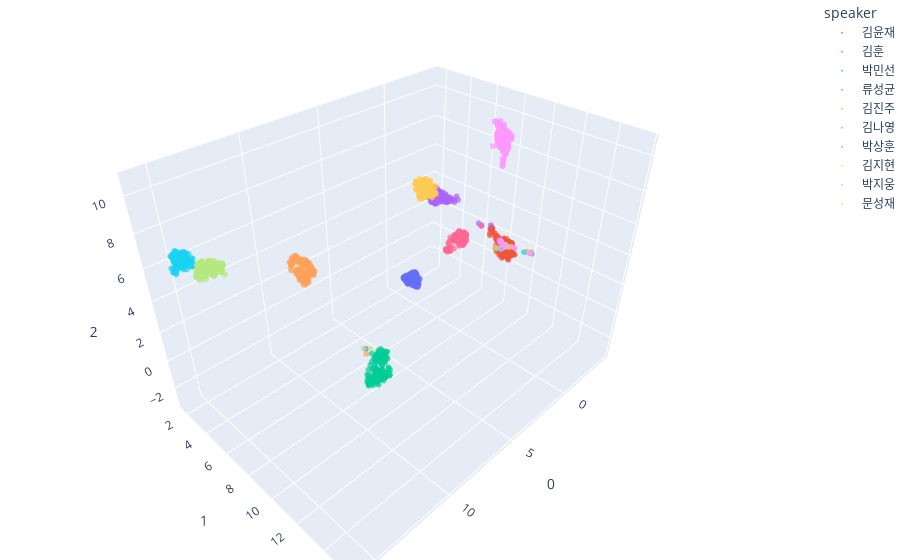

Notebook source saved alongside this figure:
### Code cell
features = df.loc[:, [0,1,2]]
umap_3d = UMAP(n_neighbors=30, min_dist=0.2, n_components=3) # **kwargs
proj_3d = umap_3d.fit_transform(features)

fig_3d = px.scatter_3d(
    projs, x=0,y=1,z=2,
    color=df.speaker, labels={'color': 'speaker'}, opacity=0.7)
fig_3d.update_traces(marker_size=2) 
fig_3d.update_layout(margin=dict(l=0, r=0, b=0, t=0)) # fig_3d.show()

### Figure 1 — Plotly figure (JSON) as saved in the notebook; plotly's stock layout.template omitted (floating-point values rounded to 4 significant figures; data arrays with more than 128 entries replaced by an {"elided": "..."} marker saying what was removed)
{"data": [{"hovertemplate": "speaker=김윤재<br>0=%{x}<br>1=%{y}<br>2=%{z}<extra></extra>", "legendgroup": "김윤재", "marker": {"color": "#636efa", "opacity": 0.7, "size": 2, "symbol": "circle"}, "mode": "markers", "name": "김윤재", "scene": "scene", "showlegend": true, "type": "scatter3d", "x": {"elided": "152 float values"}, "y": {"elided": "152 float values"}, "z": {"elided": "152 float values"}}, {"hovertemplate": "speaker=김훈<br>0=%{x}<br>1=%{y}<br>2=%{z}<extra></extra>", "legendgroup": "김훈", "marker": {"color": "#EF553B", "opacity": 0.7, "size": 2, "symbol": "circle"}, "mode": "markers", "name": "김훈", "scene": "scene", "showlegend": true, "type": "scatter3d", "x": {"elided": "183 float values"}, "y": {"elided": "183 float values"}, "z": {"elided": "183 float values"}}, {"hovertemplate": "speaker=박민선<br>0=%{x}<br>1=%{y}<br>2=%{z}<extra></extra>", "legendgroup": "박민선", "marker": {"color": "#00cc96", "opacity": 0.7, "size": 2, "symbol": "circle"}, "mode": "markers", "name": "박민선", "scene": "scene", "showlegend": true, "type": "scatter3d", "x": {"elided": "151 float values"}, "y": {"elided": "151 float values"}, "z": {"elided": "151 float values"}}, {"hovertemplate": "speaker=류성균<br>0=%{x}<br>1=%{y}<br>2=%{z}<extra></extra>", "legendgroup": "류성균", "marker": {"color": "#ab63fa", "opacity": 0.7, "size": 2, "symbol": "circle"}, "mode": "markers", "name": "류성균", "scene": "scene", "showlegend": true, "type": "scatter3d", "x": {"elided": "157 float values"}, "y": {"elided": "157 float values"}, "z": {"elided": "157 float values"}}, {"hovertemplate": "speaker=김진주<br>0=%{x}<br>1=%{y}<br>2=%{z}<extra></extra>", "legendgroup": "김진주", "marker": {"color": "#FFA15A", "opacity": 0.7, "size": 2, "symbol": "circle"}, "mode": "markers", "name": "김진주", "scene": "scene", "showlegend": true, "type": "scatter3d", "x": {"elided": "151 float values"}, "y": {"elided": "151 float values"}, "z": {"elided": "151 float values"}}, {"hovertemplate": "speaker=김나영<br>0=%{x}<br>1=%{y}<br>2=%{z}<extra></extra>", "legendgroup": "김나영", "marker": {"color": "#19d3f3", "opacity": 0.7, "size": 2, "symbol": "circle"}, "mode": "markers", "name": "김나영", "scene": "scene", "showlegend": true, "type": "scatter3d", "x": {"elided": "152 float values"}, "y": {"elided": "152 float values"}, "z": {"elided": "152 float values"}}, {"hovertemplate": "speaker=박상훈<br>0=%{x}<br>1=%{y}<br>2=%{z}<extra></extra>", "legendgroup": "박상훈", "marker": {"color": "#FF6692", "opacity": 0.7, "size": 2, "symbol": "circle"}, "mode": "markers", "name": "박상훈", "scene": "scene", "showlegend": true, "type": "scatter3d", "x": {"elided": "147 float values"}, "y": {"elided": "147 float values"}, "z": {"elided": "147 float values"}}, {"hovertemplate": "speaker=김지현<br>0=%{x}<br>1=%{y}<br>2=%{z}<extra></extra>", "legendgroup": "김지현", "marker": {"color": "#B6E880", "opacity": 0.7, "size": 2, "symbol": "circle"}, "mode": "markers", "name": "김지현", "scene": "scene", "showlegend": true, "type": "scatter3d", "x": {"elided": "161 float values"}, "y": {"elided": "161 float values"}, "z": {"elided": "161 float values"}}, {"hovertemplate": "speaker=박지웅<br>0=%{x}<br>1=%{y}<br>2=%{z}<extra></extra>", "legendgroup": "박지웅", "marker": {"color": "#FF97FF", "opacity": 0.7, "size": 2, "symbol": "circle"}, "mode": "markers", "name": "박지웅", "scene": "scene", "showlegend": true, "type": "scatter3d", "x": {"elided": "186 float values"}, "y": {"elided": "186 float values"}, "z": {"elided": "186 float values"}}, {"hovertemplate": "speaker=문성재<br>0=%{x}<br>1=%{y}<br>2=%{z}<extra></extra>", "legendgroup": "문성재", "marker": {"color": "#FECB52", "opacity": 0.7, "size": 2, "symbol": "circle"}, "mode": "markers", "name": "문성재", "scene": "scene", "showlegend": true, "type": "scatter3d", "x": {"elided": "140 float values"}, "y": {"elided": "140 float values"}, "z": {"elided": "140 float values"}}], "layout": {"legend": {"title": {"text": "speaker"}, "tracegroupgap": 0}, "margin": {"b": 0, "l": 0, "r": 0, "t": 0}, "scene": {"domain": {"x": [0, 1], "y": [0, 1]}, "xaxis": {"title": {"text": "0"}}, "yaxis": {"title": {"text": "1"}}, "zaxis": {"title": {"text": "2"}}}}}
